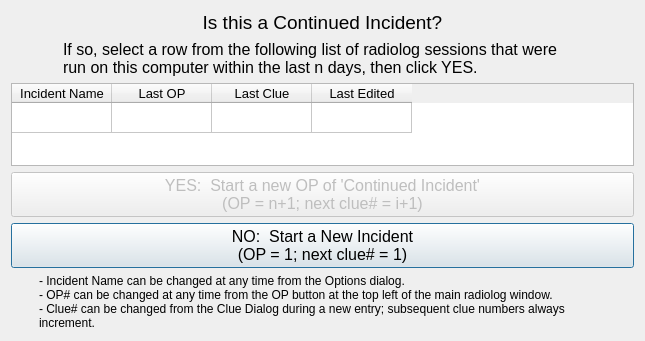
<?xml version="1.0" encoding="UTF-8"?>
<ui version="4.0">
 <class>continuedIncidentDialog</class>
 <widget class="QDialog" name="continuedIncidentDialog">
  <property name="geometry">
   <rect>
    <x>0</x>
    <y>0</y>
    <width>645</width>
    <height>341</height>
   </rect>
  </property>
  <property name="windowTitle">
   <string>Continued Incident</string>
  </property>
  <layout class="QVBoxLayout" name="verticalLayout">
   <item>
    <widget class="QLabel" name="label">
     <property name="font">
      <font>
       <family>Segoe UI</family>
       <pointsize>14</pointsize>
      </font>
     </property>
     <property name="text">
      <string>Is this a Continued Incident?</string>
     </property>
     <property name="alignment">
      <set>Qt::AlignCenter</set>
     </property>
    </widget>
   </item>
   <item>
    <layout class="QHBoxLayout" name="horizontalLayout_2" stretch="1,10,1">
     <item>
      <spacer name="horizontalSpacer">
       <property name="orientation">
        <enum>Qt::Horizontal</enum>
       </property>
       <property name="sizeHint" stdset="0">
        <size>
         <width>40</width>
         <height>20</height>
        </size>
       </property>
      </spacer>
     </item>
     <item>
      <widget class="QLabel" name="instructionsLabel">
       <property name="font">
        <font>
         <family>Segoe UI</family>
         <pointsize>12</pointsize>
        </font>
       </property>
       <property name="text">
        <string>If so, select a row from the following list of radiolog sessions that were run on this computer within the last n days, then click YES.</string>
       </property>
       <property name="textFormat">
        <enum>Qt::PlainText</enum>
       </property>
       <property name="scaledContents">
        <bool>false</bool>
       </property>
       <property name="alignment">
        <set>Qt::AlignLeading|Qt::AlignLeft|Qt::AlignVCenter</set>
       </property>
       <property name="wordWrap">
        <bool>true</bool>
       </property>
      </widget>
     </item>
     <item>
      <spacer name="horizontalSpacer_2">
       <property name="orientation">
        <enum>Qt::Horizontal</enum>
       </property>
       <property name="sizeHint" stdset="0">
        <size>
         <width>40</width>
         <height>20</height>
        </size>
       </property>
      </spacer>
     </item>
    </layout>
   </item>
   <item>
    <widget class="QTableWidget" name="theTable">
     <property name="font">
      <font>
       <pointsize>10</pointsize>
      </font>
     </property>
     <property name="selectionMode">
      <enum>QAbstractItemView::SingleSelection</enum>
     </property>
     <property name="selectionBehavior">
      <enum>QAbstractItemView::SelectRows</enum>
     </property>
     <property name="showGrid">
      <bool>true</bool>
     </property>
     <attribute name="verticalHeaderVisible">
      <bool>false</bool>
     </attribute>
     <row>
      <property name="text">
       <string>New Row</string>
      </property>
     </row>
     <column>
      <property name="text">
       <string>Incident Name</string>
      </property>
     </column>
     <column>
      <property name="text">
       <string>Last OP</string>
      </property>
     </column>
     <column>
      <property name="text">
       <string>Last Clue</string>
      </property>
     </column>
     <column>
      <property name="text">
       <string>Last Edited</string>
      </property>
     </column>
    </widget>
   </item>
   <item>
    <widget class="QPushButton" name="yesButton">
     <property name="enabled">
      <bool>false</bool>
     </property>
     <property name="font">
      <font>
       <family>Segoe UI</family>
       <pointsize>12</pointsize>
      </font>
     </property>
     <property name="text">
      <string>YES:  Start a new OP of 'Continued Incident'
(OP = n+1; next clue# = i+1)</string>
     </property>
    </widget>
   </item>
   <item>
    <widget class="QPushButton" name="noButton">
     <property name="font">
      <font>
       <family>Segoe UI</family>
       <pointsize>12</pointsize>
      </font>
     </property>
     <property name="text">
      <string>NO:  Start a New Incident
(OP = 1; next clue# = 1)</string>
     </property>
     <property name="default">
      <bool>true</bool>
     </property>
    </widget>
   </item>
   <item>
    <layout class="QHBoxLayout" name="horizontalLayout_3" stretch="1,20,1">
     <item>
      <spacer name="horizontalSpacer_3">
       <property name="orientation">
        <enum>Qt::Horizontal</enum>
       </property>
       <property name="sizeHint" stdset="0">
        <size>
         <width>40</width>
         <height>20</height>
        </size>
       </property>
      </spacer>
     </item>
     <item>
      <widget class="QLabel" name="label_3">
       <property name="font">
        <font>
         <family>Segoe UI</family>
         <pointsize>9</pointsize>
        </font>
       </property>
       <property name="text">
        <string>- Incident Name can be changed at any time from the Options dialog.
- OP# can be changed at any time from the OP button at the top left of the main radiolog window.
- Clue# can be changed from the Clue Dialog during a new entry; subsequent clue numbers always increment.</string>
       </property>
       <property name="wordWrap">
        <bool>true</bool>
       </property>
      </widget>
     </item>
     <item>
      <spacer name="horizontalSpacer_4">
       <property name="orientation">
        <enum>Qt::Horizontal</enum>
       </property>
       <property name="sizeHint" stdset="0">
        <size>
         <width>40</width>
         <height>20</height>
        </size>
       </property>
      </spacer>
     </item>
    </layout>
   </item>
  </layout>
 </widget>
 <resources/>
 <connections>
  <connection>
   <sender>yesButton</sender>
   <signal>clicked()</signal>
   <receiver>continuedIncidentDialog</receiver>
   <slot>accept()</slot>
   <hints>
    <hint type="sourcelabel">
     <x>532</x>
     <y>189</y>
    </hint>
    <hint type="destinationlabel">
     <x>633</x>
     <y>282</y>
    </hint>
   </hints>
  </connection>
  <connection>
   <sender>noButton</sender>
   <signal>clicked()</signal>
   <receiver>continuedIncidentDialog</receiver>
   <slot>reject()</slot>
   <hints>
    <hint type="sourcelabel">
     <x>568</x>
     <y>251</y>
    </hint>
    <hint type="destinationlabel">
     <x>603</x>
     <y>311</y>
    </hint>
   </hints>
  </connection>
  <connection>
   <sender>theTable</sender>
   <signal>cellClicked(int,int)</signal>
   <receiver>continuedIncidentDialog</receiver>
   <slot>cellClicked(int,int)</slot>
   <hints>
    <hint type="sourcelabel">
     <x>571</x>
     <y>135</y>
    </hint>
    <hint type="destinationlabel">
     <x>640</x>
     <y>158</y>
    </hint>
   </hints>
  </connection>
 </connections>
 <slots>
  <slot>cellClicked(int,int)</slot>
 </slots>
</ui>
